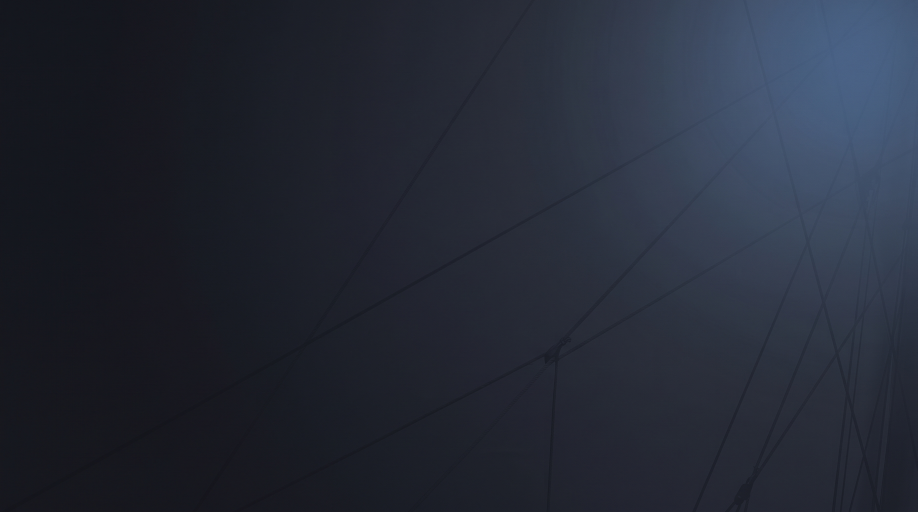
#> input picture clients/borealis/branding/background.jpeg, 2752 x 1536 px (shown at 1/3 size)
$ python brand-assets.py
#> lines starting #> are read from the running program, lines starting #| are printed output that depends on the picture
#!/usr/bin/env python3
"""brand-assets.py - derive every packaged image from the branding masters.

The masters live in clients/borealis/branding/ (the logo as SVG and as PNG
exports, the background as a large JPEG) and are NOT packaged: resources/ is
copied whole into the .nro and the .vpk, so only what this script writes there
ships. Run it after changing a master, then commit its outputs:

    python3 tools/brand-assets.py

Needs Pillow. Every output is rebuilt from scratch, so the result depends only
on the masters and on this file.

What each target demands, and why the format is what it is:
  - Switch   resources/img/icon.jpg            256x256 JPEG (elf2nro --icon)
  - desktop  resources/icon/icon.png           256x256 PNG  (the window icon)
  - PS Vita  psv/sce_sys/icon0.png             128x128 8-bit indexed PNG
             psv/sce_sys/livearea/contents/bg.png       840x500 8-bit indexed
             psv/sce_sys/livearea/contents/startup.png  280x158 8-bit indexed
             The Vita's packager refuses true-colour PNGs in sce_sys.
  - PS4      ps4/sce_sys/icon0.png             512x512 8-bit indexed PNG
  - Windows  packaging/halyard.ico             16-256 px, the .exe's icon
  - macOS    packaging/halyard.icns            the app bundle's icon
  - Linux    resources/icon/icon.png again: tools/linux-desktop-entry.sh
             installs it with the .desktop entry the dock needs
  - in-app   resources/img/background.jpg      1280x720 JPEG, drawn by
             ui::paint::shadowBg behind every menu screen
             resources/img/background_vita.jpg  960x544 JPEG, the PS Vita's
             own variant (psvita_background.jpeg: brighter, more contrast),
             also the source of the Vita's LiveArea images
"""
import os
import sys

from PIL import Image, ImageDraw, ImageFont

REPO = os.path.dirname(os.path.dirname(os.path.abspath(__file__)))
SRC = os.path.join(REPO, "clients", "borealis", "branding")
BG_DARK = (26, 27, 33)          # the logo's own background, #1A1B21
TEXT = (232, 234, 244)          # the logo's light bar, #E8EAF4


def src(*p):
    return os.path.join(SRC, *p)


def out(*p):
    path = os.path.join(REPO, *p)
    os.makedirs(os.path.dirname(path), exist_ok=True)
    return path


def cover(im, w, h):
    """Scale to cover w x h, then crop the centre - no stretching, no bars."""
    scale = max(w / im.width, h / im.height)
    im = im.resize((round(im.width * scale), round(im.height * scale)), Image.LANCZOS)
    left, top = (im.width - w) // 2, (im.height - h) // 2
    return im.crop((left, top, left + w, top + h))


def indexed(im):
    """8-bit palette PNG, as the Vita and PS4 packagers require."""
    return im.convert("RGB").quantize(colors=256, method=Image.MEDIANCUT,
                                      dither=Image.FLOYDSTEINBERG)


def logo(size):
    return Image.open(src("png", f"logo-{size}x{size}.png")).convert("RGB")


def main():
    written = []

    def save(im, rel, **kw):
        path = out(*rel.split("/"))
        im.save(path, **kw)
        written.append((rel, im.size, im.mode, os.path.getsize(path)))

    background = Image.open(src("background.jpeg")).convert("RGB")
#> background is the input picture: PIL image 2752x1536 RGB; mean R, G, B 36.9, 42, 54.4
    vita_bg = Image.open(src("psvita_background.jpeg")).convert("RGB")
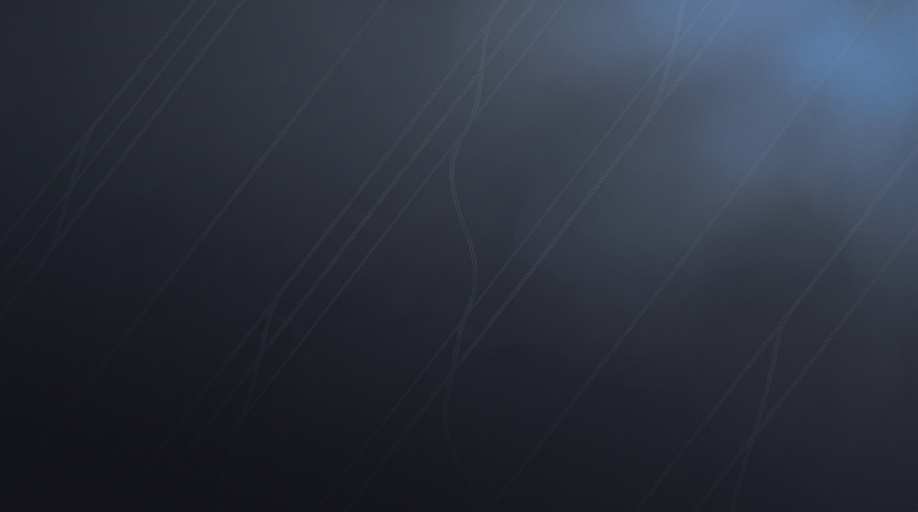
#> input picture clients/borealis/branding/psvita_background.jpeg, 2752 x 1536 px (shown at 1/3 size)
#> vita_bg is the input picture: PIL image 2752x1536 RGB; mean R, G, B 44.8, 50.8, 62.6

    save(cover(background, 1280, 720), "resources/img/background.jpg",
         quality=85, optimize=True, progressive=True)
#> in cover, `im = im.resize((round(im.width * scale), round(im.height * scale)), Im..`:
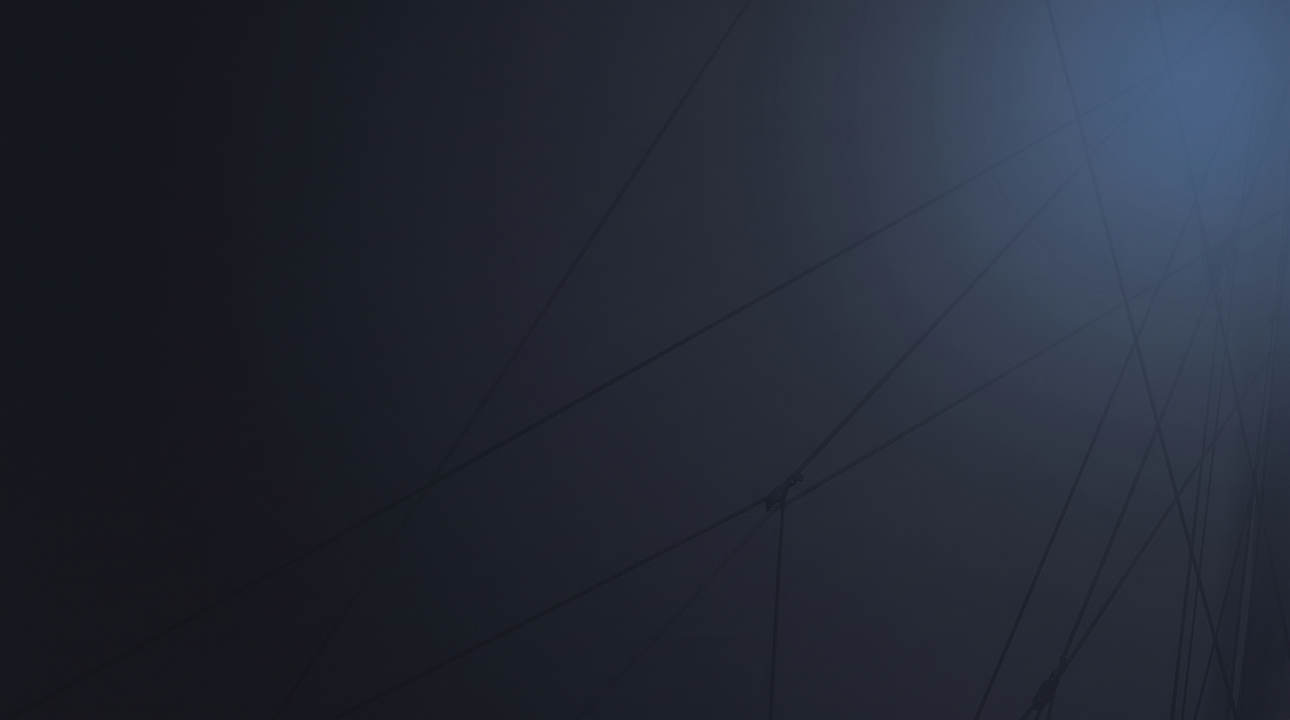
#> im: PIL image 1290x720 RGB; mean R, G, B 36.9, 42, 54.4
    save(cover(vita_bg, 960, 544), "resources/img/background_vita.jpg",
         quality=85, optimize=True, progressive=True)
#> call 2 of cover, with w = 960, h = 544
#> in cover (call 2), `im = im.resize((round(im.width * scale), round(im.height * scale)), Im..`:
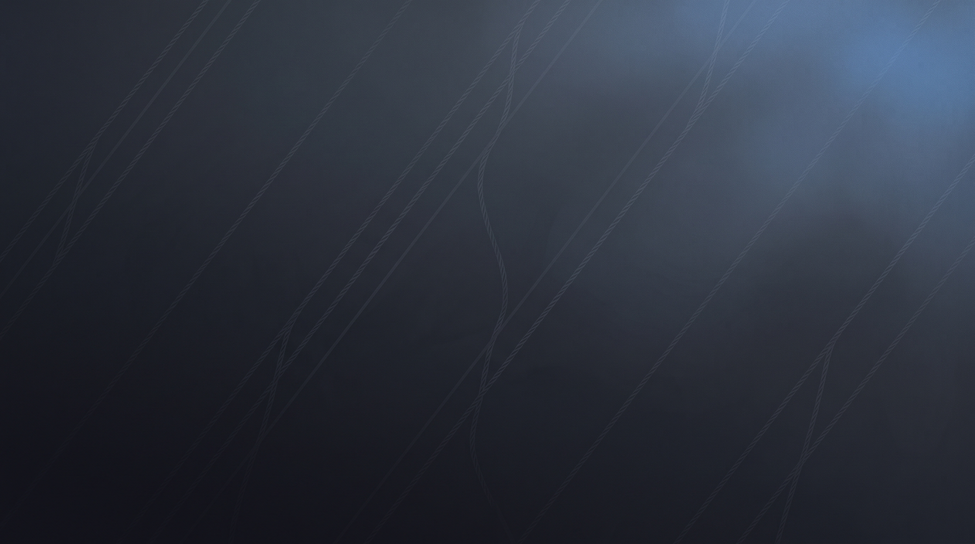
#> im: PIL image 975x544 RGB; mean R, G, B 44.8, 50.8, 62.6
    save(logo(256), "resources/img/icon.jpg", quality=92, optimize=True)
    save(logo(256), "resources/icon/icon.png", optimize=True)
    save(indexed(logo(128)), "clients/borealis/psv/sce_sys/icon0.png", optimize=True)
    save(indexed(logo(512)), "clients/borealis/ps4/sce_sys/icon0.png", optimize=True)
    big = Image.open(src("png", "logo-512x512.png")).convert("RGBA")
    save(big, "clients/borealis/packaging/halyard.ico",
         sizes=[(16, 16), (24, 24), (32, 32), (48, 48), (64, 64), (128, 128), (256, 256)])
    save(big, "clients/borealis/packaging/halyard.icns")
    save(indexed(cover(vita_bg, 840, 500)),
         "clients/borealis/psv/sce_sys/livearea/contents/bg.png", optimize=True)

    # The start gate: the mark on the left, the name beside it, on the
    # background's own darkness.
    gate = cover(vita_bg, 280, 158)
    mark = logo(256).resize((118, 118), Image.LANCZOS)
    gate.paste(mark, (16, (158 - 118) // 2))
    draw = ImageDraw.Draw(gate)
    font = ImageFont.truetype(os.path.join(REPO, "resources", "font", "font.ttf"), 34)
    name = "Halyard"
    box = draw.textbbox((0, 0), name, font=font)
    tx = 16 + 118 + 12
    ty = (158 - (box[3] - box[1])) // 2 - box[1]
    draw.text((tx, ty), name, font=font, fill=TEXT)
    save(indexed(gate), "clients/borealis/psv/sce_sys/livearea/contents/startup.png",
         optimize=True)

    for rel, size, mode, nbytes in written:
        print(f"  {rel:58s} {size[0]}x{size[1]} {mode:4s} {nbytes // 1024} KB")
    return 0


if __name__ == "__main__":
#> (the run stopped early here; a loop or call above may not have finished)
